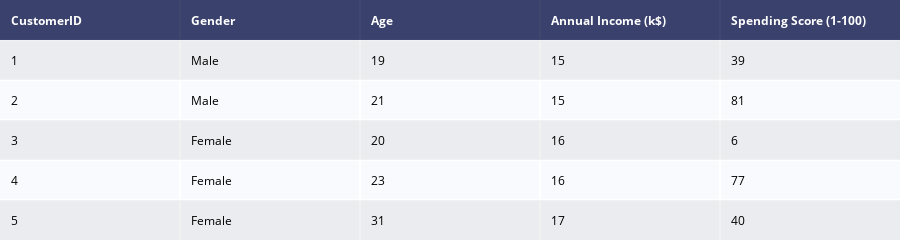

This figure's notebook cell:
### Code cell
df1 = ff.create_table(df.head())
py.iplot(df1)

### Figure 1 — Plotly figure (JSON) as saved in the notebook; plotly's stock layout.template omitted (floating-point values rounded to 4 significant figures)
{"data": [{"colorscale": [[0, "#00083e"], [0.5, "#ededee"], [1, "#ffffff"]], "hoverinfo": "none", "opacity": 0.75, "showscale": false, "type": "heatmap", "z": [[0, 0, 0, 0, 0], [0.5, 0.5, 0.5, 0.5, 0.5], [1, 1, 1, 1, 1], [0.5, 0.5, 0.5, 0.5, 0.5], [1, 1, 1, 1, 1], [0.5, 0.5, 0.5, 0.5, 0.5]]}], "layout": {"annotations": [{"align": "left", "font": {"color": "#ffffff"}, "showarrow": false, "text": "<b>CustomerID</b>", "x": -0.45, "xanchor": "left", "xref": "x", "y": 0, "yref": "y"}, {"align": "left", "font": {"color": "#ffffff"}, "showarrow": false, "text": "<b>Gender</b>", "x": 0.55, "xanchor": "left", "xref": "x", "y": 0, "yref": "y"}, {"align": "left", "font": {"color": "#ffffff"}, "showarrow": false, "text": "<b>Age</b>", "x": 1.55, "xanchor": "left", "xref": "x", "y": 0, "yref": "y"}, {"align": "left", "font": {"color": "#ffffff"}, "showarrow": false, "text": "<b>Annual Income (k$)</b>", "x": 2.55, "xanchor": "left", "xref": "x", "y": 0, "yref": "y"}, {"align": "left", "font": {"color": "#ffffff"}, "showarrow": false, "text": "<b>Spending Score (1-100)</b>", "x": 3.55, "xanchor": "left", "xref": "x", "y": 0, "yref": "y"}, {"align": "left", "font": {"color": "#000000"}, "showarrow": false, "text": "1", "x": -0.45, "xanchor": "left", "xref": "x", "y": 1, "yref": "y"}, {"align": "left", "font": {"color": "#000000"}, "showarrow": false, "text": "Male", "x": 0.55, "xanchor": "left", "xref": "x", "y": 1, "yref": "y"}, {"align": "left", "font": {"color": "#000000"}, "showarrow": false, "text": "19", "x": 1.55, "xanchor": "left", "xref": "x", "y": 1, "yref": "y"}, {"align": "left", "font": {"color": "#000000"}, "showarrow": false, "text": "15", "x": 2.55, "xanchor": "left", "xref": "x", "y": 1, "yref": "y"}, {"align": "left", "font": {"color": "#000000"}, "showarrow": false, "text": "39", "x": 3.55, "xanchor": "left", "xref": "x", "y": 1, "yref": "y"}, {"align": "left", "font": {"color": "#000000"}, "showarrow": false, "text": "2", "x": -0.45, "xanchor": "left", "xref": "x", "y": 2, "yref": "y"}, {"align": "left", "font": {"color": "#000000"}, "showarrow": false, "text": "Male", "x": 0.55, "xanchor": "left", "xref": "x", "y": 2, "yref": "y"}, {"align": "left", "font": {"color": "#000000"}, "showarrow": false, "text": "21", "x": 1.55, "xanchor": "left", "xref": "x", "y": 2, "yref": "y"}, {"align": "left", "font": {"color": "#000000"}, "showarrow": false, "text": "15", "x": 2.55, "xanchor": "left", "xref": "x", "y": 2, "yref": "y"}, {"align": "left", "font": {"color": "#000000"}, "showarrow": false, "text": "81", "x": 3.55, "xanchor": "left", "xref": "x", "y": 2, "yref": "y"}, {"align": "left", "font": {"color": "#000000"}, "showarrow": false, "text": "3", "x": -0.45, "xanchor": "left", "xref": "x", "y": 3, "yref": "y"}, {"align": "left", "font": {"color": "#000000"}, "showarrow": false, "text": "Female", "x": 0.55, "xanchor": "left", "xref": "x", "y": 3, "yref": "y"}, {"align": "left", "font": {"color": "#000000"}, "showarrow": false, "text": "20", "x": 1.55, "xanchor": "left", "xref": "x", "y": 3, "yref": "y"}, {"align": "left", "font": {"color": "#000000"}, "showarrow": false, "text": "16", "x": 2.55, "xanchor": "left", "xref": "x", "y": 3, "yref": "y"}, {"align": "left", "font": {"color": "#000000"}, "showarrow": false, "text": "6", "x": 3.55, "xanchor": "left", "xref": "x", "y": 3, "yref": "y"}, {"align": "left", "font": {"color": "#000000"}, "showarrow": false, "text": "4", "x": -0.45, "xanchor": "left", "xref": "x", "y": 4, "yref": "y"}, {"align": "left", "font": {"color": "#000000"}, "showarrow": false, "text": "Female", "x": 0.55, "xanchor": "left", "xref": "x", "y": 4, "yref": "y"}, {"align": "left", "font": {"color": "#000000"}, "showarrow": false, "text": "23", "x": 1.55, "xanchor": "left", "xref": "x", "y": 4, "yref": "y"}, {"align": "left", "font": {"color": "#000000"}, "showarrow": false, "text": "16", "x": 2.55, "xanchor": "left", "xref": "x", "y": 4, "yref": "y"}, {"align": "left", "font": {"color": "#000000"}, "showarrow": false, "text": "77", "x": 3.55, "xanchor": "left", "xref": "x", "y": 4, "yref": "y"}, {"align": "left", "font": {"color": "#000000"}, "showarrow": false, "text": "5", "x": -0.45, "xanchor": "left", "xref": "x", "y": 5, "yref": "y"}, {"align": "left", "font": {"color": "#000000"}, "showarrow": false, "text": "Female", "x": 0.55, "xanchor": "left", "xref": "x", "y": 5, "yref": "y"}, {"align": "left", "font": {"color": "#000000"}, "showarrow": false, "text": "31", "x": 1.55, "xanchor": "left", "xref": "x", "y": 5, "yref": "y"}, {"align": "left", "font": {"color": "#000000"}, "showarrow": false, "text": "17", "x": 2.55, "xanchor": "left", "xref": "x", "y": 5, "yref": "y"}, {"align": "left", "font": {"color": "#000000"}, "showarrow": false, "text": "40", "x": 3.55, "xanchor": "left", "xref": "x", "y": 5, "yref": "y"}], "height": 230, "margin": {"b": 0, "l": 0, "r": 0, "t": 0}, "xaxis": {"dtick": 1, "gridwidth": 2, "showticklabels": false, "tick0": -0.5, "ticks": "", "zeroline": false}, "yaxis": {"autorange": "reversed", "dtick": 1, "gridwidth": 2, "showticklabels": false, "tick0": 0.5, "ticks": "", "zeroline": false}}}
